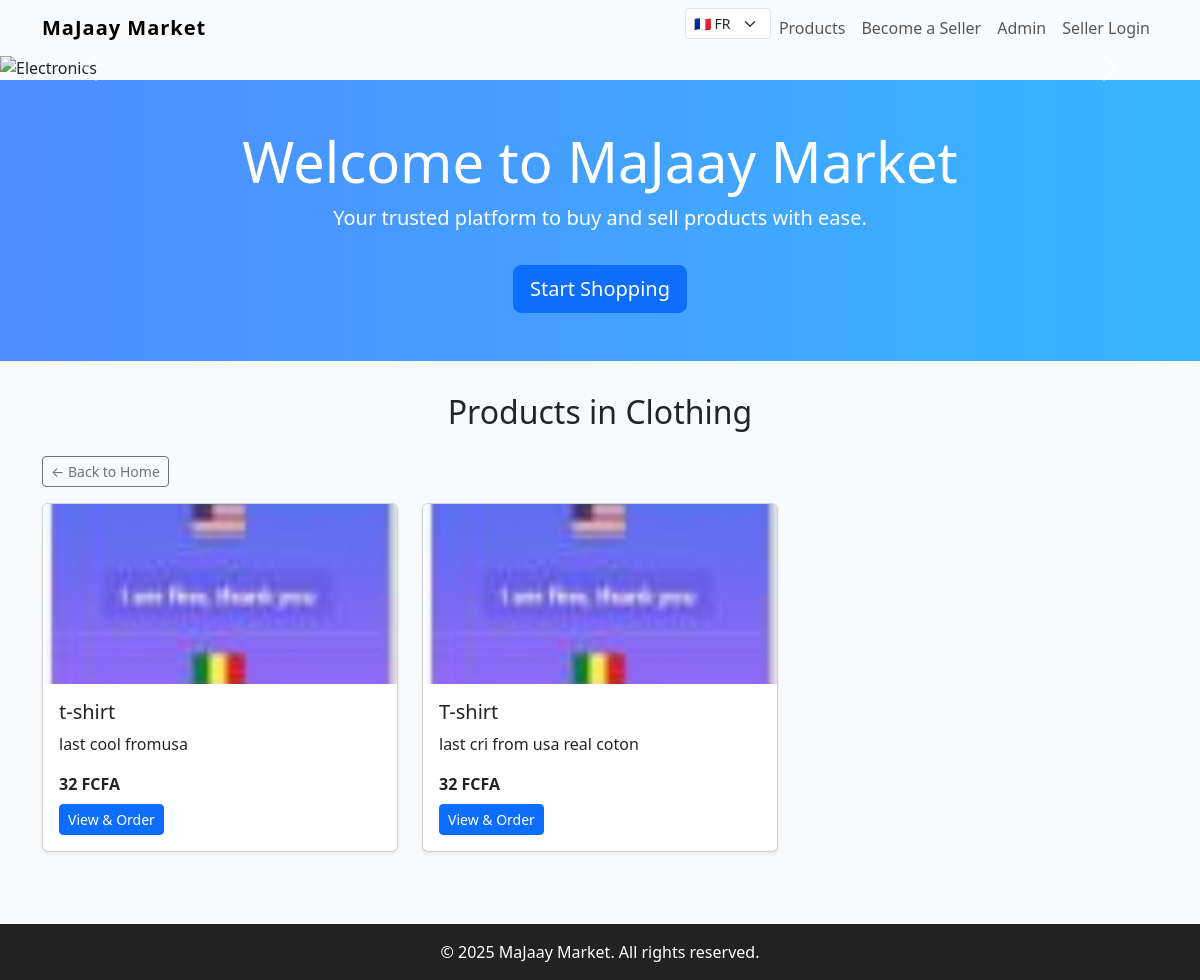
The page /majaay/category/clothing/ on the database its author committed.
### majaay/models.py (models this page shows, shortened)
class Category(models.Model):
    name = models.CharField(max_length=120)
    slug = models.SlugField(unique=True)
    description = models.TextField(blank=True)

class Product(models.Model):
    seller = models.ForeignKey(settings.AUTH_USER_MODEL, on_delete=models.CASCADE, related_name='products')
    category = models.ForeignKey(Category, on_delete=models.CASCADE, related_name='products')
    title = models.CharField(max_length=255)
    description = models.TextField(blank=True)
    price = models.DecimalField(max_digits=10, decimal_places=2)  # seller's price
    displayed_price = models.DecimalField(max_digits=10, decimal_places=2, default=0)
    image = models.ImageField(upload_to='products/%Y/%m/%d/', null=True, blank=True)
    created_at = models.DateTimeField(auto_now_add=True)
    updated_at = models.DateTimeField(auto_now=True)
    approved = models.BooleanField(default=False)  # managers approve products

### majaay/views.py (the view)
# urls.py: path('category/<slug:slug>/', views.category_products, name='category_products'),
def category_products(request, slug):
    from .models import Category, Product
    category = get_object_or_404(Category, slug=slug)
    products = Product.objects.filter(category=category, approved=True)
    from decimal import Decimal, ROUND_HALF_UP
    for p in products:
        p.price_with_markup = int((p.price * Decimal('1.05')).to_integral_value(rounding=ROUND_HALF_UP))
    return render(request, 'majaay/category_products.html', {'category': category, 'products': products})

### majaay/templates/majaay/category_products.html
{% extends 'majaay/base.html' %}
{% block content %}
<h2 class="text-center my-4">Products in {{ category.name }}</h2>
<div class="mb-3">
  <a href="/" class="btn btn-outline-secondary btn-sm">&larr; Back to Home</a>
</div>
<div class="row row-cols-1 row-cols-md-3 g-4">
  {% for product in products %}
  <div class="col mb-4">
    <div class="card h-100 shadow-sm">
      {% if product.image %}
      <img src="{{ product.image.url }}" class="card-img-top" style="max-height:180px;object-fit:cover;" alt="{{ product.title }}">
      {% endif %}
      <div class="card-body">
        <h5 class="card-title">{{ product.title }}</h5>
        <p class="card-text">{{ product.description|truncatewords:20 }}</p>
  <div class="fw-bold mb-2">{{ product.price_with_markup }} FCFA</div>
        <a href="{% url 'product_detail' product.pk %}" class="btn btn-primary btn-sm">View & Order</a>
      </div>
    </div>
  </div>
  {% empty %}
  <div class="col">
    <div class="alert alert-info">No products found in this category.</div>
  </div>
  {% endfor %}
</div>
{% endblock %}

### majaay/templates/majaay/base.html (style rules this page uses)
body { background: #f8fafc; }

### rows shown on the page
Category: name "Clothing"
Product: image (picture), title "t-shirt", description "last cool fromusa", price_with_markup "32"
Product: image (picture), title "T-shirt", description "last cri from usa real coton", price_with_markup "32"

### other values the page prints
{{ now|default:2025 }} "2025"
